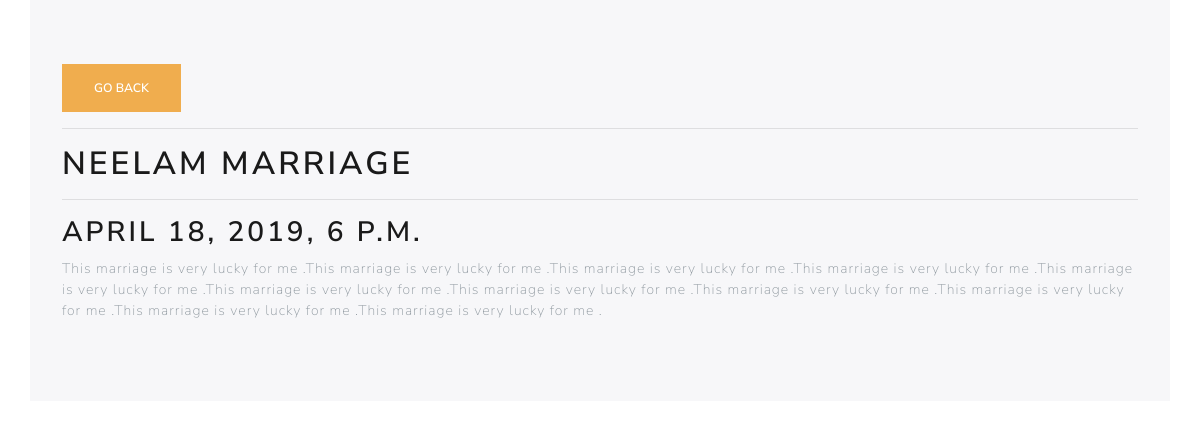
The page /entry/2 (signed in) on the database its author committed.
### myapp/models.py (models this page shows, shortened)
class Entry(models.Model):
    name = models.CharField(max_length=20)
    author = models.ForeignKey(User, on_delete=models.CASCADE)
    date = models.DateTimeField()
    description = models.TextField()
    created = models.DateTimeField(auto_now_add=True)

### myapp/views.py (the view)
# urls.py: path('entry/<int:pk>', views.details, name='details'),
@login_required
def details(request, pk):
    entry = Entry.objects.get(id=pk)
    return render(request, 'myapp/details.html', {'entry': entry})

### myapp/templates/myapp/details.html
{% extends 'myapp/base.html' %}
{% block content %}
    <div class="container jumbotron">
    <button onclick="window.location='{% url 'calendar' %}'" class="btn btn-warning">Go back</button><hr>
    <h1>{{ entry.name }}</h1><hr>
    <h2>{{ entry.date }}</h2>
    <p>{{ entry.description }}</p>
    </div>
{% endblock %}

### rows shown on the page
Entry: name "NEELAM MARRIAGE", date "APRIL 18, 2019, 6 P.M.", description "This marriage is very lucky for me .This marriage is very lucky for me .This marriage is very lucky for me .This marriage is very lucky for me .This marriage is very lucky for me .This marriage is very lucky for me .This marriage is very lucky for me .This marriage is very lucky for me .This marriage is very lucky for me .This marriage is very lucky for me .This marriage is very lucky for me ."
